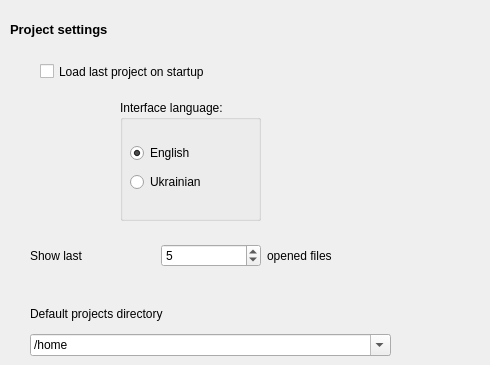
     <widget class="QWidget" name="tabGeneral">
      <attribute name="title">
       <string>General</string>
      </attribute>
      <widget class="QCheckBox" name="checkBox">
       <property name="geometry">
        <rect>
         <x>40</x>
         <y>60</y>
         <width>361</width>
         <height>23</height>
        </rect>
       </property>
       <property name="text">
        <string>Load last project on startup</string>
       </property>
      </widget>
      <widget class="QLabel" name="label_2">
       <property name="geometry">
        <rect>
         <x>10</x>
         <y>20</y>
         <width>471</width>
         <height>18</height>
        </rect>
       </property>
       <property name="font">
        <font>
         <pointsize>10</pointsize>
         <weight>75</weight>
         <bold>true</bold>
        </font>
       </property>
       <property name="text">
        <string>Project settings</string>
       </property>
      </widget>
      <widget class="QGroupBox" name="languageBox">
       <property name="enabled">
        <bool>true</bool>
       </property>
       <property name="geometry">
        <rect>
         <x>120</x>
         <y>100</y>
         <width>141</width>
         <height>121</height>
        </rect>
       </property>
       <property name="title">
        <string>Interface language:</string>
       </property>
       <property name="checkable">
        <bool>false</bool>
       </property>
       <widget class="QWidget" name="layoutWidget">
        <property name="geometry">
         <rect>
          <x>10</x>
          <y>40</y>
          <width>111</width>
          <height>56</height>
         </rect>
        </property>
        <layout class="QVBoxLayout" name="_8">
         <item>
          <widget class="QRadioButton" name="engRBtn">
           <property name="text">
            <string>English</string>
           </property>
           <property name="checked">
            <bool>true</bool>
           </property>
          </widget>
         </item>
         <item>
          <widget class="QRadioButton" name="ukrRBtn">
           <property name="text">
            <string>Ukrainian</string>
           </property>
          </widget>
         </item>
        </layout>
       </widget>
      </widget>
      <widget class="QWidget" name="layoutWidget1">
       <property name="geometry">
        <rect>
         <x>30</x>
         <y>240</y>
         <width>361</width>
         <height>31</height>
        </rect>
       </property>
       <layout class="QHBoxLayout" name="_7">
        <item>
         <widget class="QLabel" name="label_3">
          <property name="text">
           <string>Show last</string>
          </property>
         </widget>
        </item>
        <item>
         <widget class="QSpinBox" name="sB_LOFCount">
          <property name="maximumSize">
           <size>
            <width>100</width>
            <height>16777215</height>
           </size>
          </property>
          <property name="minimum">
           <number>0</number>
          </property>
          <property name="value">
           <number>5</number>
          </property>
         </widget>
        </item>
        <item>
         <widget class="QLabel" name="label_4">
          <property name="text">
           <string>opened files</string>
          </property>
         </widget>
        </item>
       </layout>
      </widget>
      <widget class="QWidget" name="layoutWidget2">
       <property name="geometry">
        <rect>
         <x>30</x>
         <y>300</y>
         <width>361</width>
         <height>56</height>
        </rect>
       </property>
       <layout class="QVBoxLayout" name="_9">
        <item>
         <widget class="QLabel" name="label">
          <property name="text">
           <string>Default projects directory</string>
          </property>
          <property name="buddy">
           <cstring>tabFontsColors</cstring>
          </property>
         </widget>
        </item>
        <item>
         <widget class="QComboBox" name="directoryBox">
          <property name="editable">
           <bool>true</bool>
          </property>
          <item>
           <property name="text">
            <string>/home</string>
           </property>
          </item>
          <item>
           <property name="text">
            <string>&lt;Other...&gt;</string>
           </property>
          </item>
         </widget>
        </item>
       </layout>
      </widget>
     </widget>
